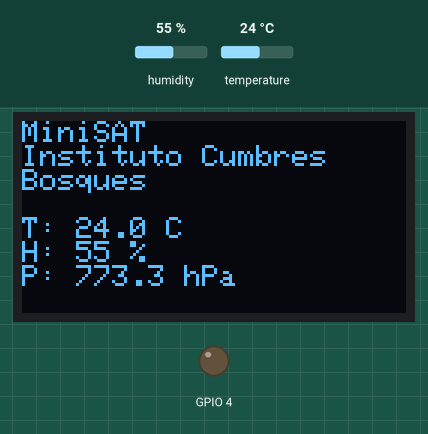
Recording of a sketch running on a simulated ESP32. Shown: 128×64 one-colour display, output pins drawn as LEDs (lit = HIGH). Inputs (shaded band) come from the test bench; at power-on: humidity 55 %, temperature 24 °C. The camera gives no picture; what the sketch prints to the serial monitor is not drawn.

Above: at 3.7 s.
3.8 s: humidity set to 22 %
At 4.5 s:
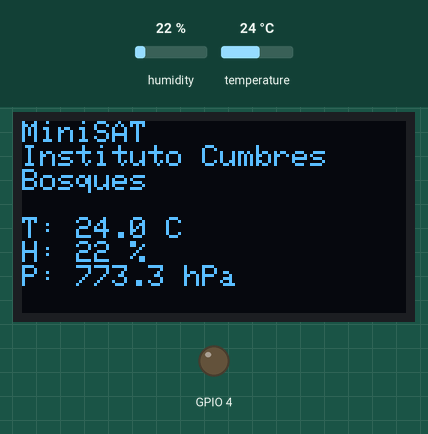
5.5 s: temperature set to 12 °C
At 6.7 s:
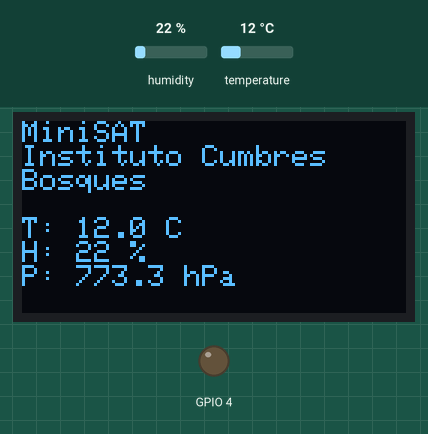
7.0 s: humidity set to 40 %
At 8.1 s:
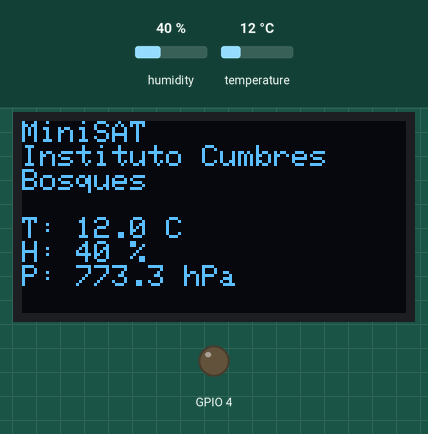
8.5 s: temperature set to 19 °C
Timing chart, 0 to 11.0 s (numbered marks = the images above; inputs shaded):
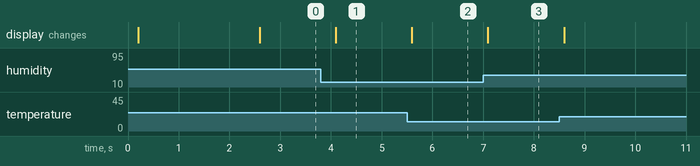

The sketch:

miniSAT.ino
```cpp
// ===== PASO 5: Proyecto completo con /stream seguro =====
#include <WiFi.h>
#include <WebServer.h>
#include <DHTesp.h>
#include <Wire.h>
#include <Adafruit_SSD1306.h>
#include "esp_camera.h"

const char* ssid = "MiniSat";
const char* pass = "12345678";
WebServer server(80);

// ------ DHT11 ------
#define DHTPIN 13
DHTesp dht;
float tempC = NAN, hum = NAN;
unsigned long lastRead = 0;

// ------ OLED ------
Adafruit_SSD1306 display(128, 64, &Wire);
const float PRESION_HPA = 773.3;

// ------ Camara ------
volatile bool camera_ok = false;

#define PWDN_GPIO_NUM     32
#define RESET_GPIO_NUM    -1
#define XCLK_GPIO_NUM      0
#define SIOD_GPIO_NUM     26
#define SIOC_GPIO_NUM     27
#define Y9_GPIO_NUM       35
#define Y8_GPIO_NUM       34
#define Y7_GPIO_NUM       39
#define Y6_GPIO_NUM       36
#define Y5_GPIO_NUM       21
#define Y4_GPIO_NUM       19
#define Y3_GPIO_NUM       18
#define Y2_GPIO_NUM        5
#define VSYNC_GPIO_NUM    25
#define HREF_GPIO_NUM     23
#define PCLK_GPIO_NUM     22

void updateOLED(float t, float h, float p) {
  display.clearDisplay();
  display.setTextSize(1);
  display.setTextColor(SSD1306_WHITE);
  display.setCursor(0,0);
  display.println("MiniSAT");
  display.println("Instituto Cumbres");
  display.println("Bosques");
  display.println("");
  display.print("T: "); display.print(t,1); display.println(" C");
  display.print("H: "); display.print(h,0); display.println(" %");
  display.print("P: "); display.print(p,1); display.println(" hPa");
  display.display();
}

void startCamera() {
  camera_config_t config = {};
  config.ledc_channel = LEDC_CHANNEL_0;
  config.ledc_timer   = LEDC_TIMER_0;

  config.pin_d0 = Y2_GPIO_NUM;   config.pin_d1 = Y3_GPIO_NUM;
  config.pin_d2 = Y4_GPIO_NUM;   config.pin_d3 = Y5_GPIO_NUM;
  config.pin_d4 = Y6_GPIO_NUM;   config.pin_d5 = Y7_GPIO_NUM;
  config.pin_d6 = Y8_GPIO_NUM;   config.pin_d7 = Y9_GPIO_NUM;

  config.pin_xclk  = XCLK_GPIO_NUM;
  config.pin_pclk  = PCLK_GPIO_NUM;
  config.pin_vsync = VSYNC_GPIO_NUM;
  config.pin_href  = HREF_GPIO_NUM;

  config.pin_sccb_sda = SIOD_GPIO_NUM;
  config.pin_sccb_scl = SIOC_GPIO_NUM;

  config.pin_pwdn  = PWDN_GPIO_NUM;
  config.pin_reset = RESET_GPIO_NUM;

  config.xclk_freq_hz = 20000000;
  config.pixel_format = PIXFORMAT_JPEG;

  config.frame_size   = FRAMESIZE_QQVGA; // 160x120
  config.jpeg_quality = 18;              // 16-20 (18 es conservador)
  config.fb_count     = psramFound() ? 2 : 1;
  config.grab_mode    = CAMERA_GRAB_LATEST;

  esp_err_t err = esp_camera_init(&config);
  if (err != ESP_OK) {
    Serial.printf("❌ Error camara: 0x%x\n", err);
    camera_ok = false;
  } else {
    Serial.println("✅ Camara iniciada");
    camera_ok = true;
  }
}

String html() {
  return String(F(
    "<!DOCTYPE html><html><head><meta name='viewport' content='width=device-width,initial-scale=1'>"
    "<title>MiniSat Dashboard</title>"
    "<style>body{background:#000;color:#0f8;font-family:monospace;text-align:center;margin:0;padding:12px}"
    "h1{color:#0fa;margin:10px 0 12px}.wrap{display:flex;flex-wrap:wrap;justify-content:center;gap:10px}"
    ".card{border:1px solid #0f8;padding:10px 12px;border-radius:12px;min-width:170px}"
    ".val{font-size:22px;color:#adf}.lbl{opacity:.85}"
    "img{border:2px solid #0f8;border-radius:12px;margin-top:12px;width:92vw;max-width:480px;height:auto}"
    ".note{opacity:.7;font-size:12px;margin-top:8px}</style></head><body>"
    "<h1>MiniSat Telemetria</h1>"
    "<div class='wrap'>"
    "<div class='card'><div class='lbl'>Temperatura</div><div class='val' id='temp'>--</div></div>"
    "<div class='card'><div class='lbl'>Humedad</div><div class='val' id='hum'>--</div></div>"
    "<div class='card'><div class='lbl'>Presion</div><div class='val' id='pres'>--</div></div>"
    "</div>"
    "<img src='/stream' id='cam'/>"
    "<div class='note'>Si el video se traba: sube frameDelayMs o sube jpeg_quality en el codigo.</div>"
    "<script>"
    "async function updateData(){try{const r=await fetch('/data',{cache:'no-store'});"
    "const d=await r.json();"
    "document.getElementById('temp').textContent=d.temp.toFixed(1)+' °C';"
    "document.getElementById('hum').textContent=d.hum.toFixed(0)+' %';"
    "document.getElementById('pres').textContent=d.pres.toFixed(1)+' hPa';}catch(e){}}"
    "setInterval(updateData,1000);updateData();</script>"
    "</body></html>"
  ));
}

void handleRoot() {
  server.sendHeader("Cache-Control", "no-store");
  server.send(200, "text/html", html());
}

void handleData() {
  float t = isnan(tempC) ? 0.0 : tempC;
  float h = isnan(hum)   ? 0.0 : hum;
  String json = "{";
  json += "\"temp\":" + String(t, 2) + ",";
  json += "\"hum\":"  + String(h, 2) + ",";
  json += "\"pres\":" + String(PRESION_HPA, 1);
  json += "}";
  server.sendHeader("Cache-Control", "no-store, no-cache, must-revalidate, max-age=0");
  server.send(200, "application/json", json);
}

void handleStream() {
  if (!camera_ok) {
    server.send(503, "text/plain", "Camera not ready");
    return;
  }

  WiFiClient client = server.client();
  client.print(
    "HTTP/1.1 200 OK\r\n"
    "Content-Type: multipart/x-mixed-replace; boundary=frame\r\n"
    "Cache-Control: no-store, no-cache, must-revalidate, max-age=0\r\n"
    "Pragma: no-cache\r\n"
    "Connection: close\r\n\r\n"
  );

  const int frameDelayMs = 100; // súbelo si notas inestabilidad (120-150)
  while (client.connected()) {
    camera_fb_t* fb = esp_camera_fb_get();
    if (!fb) { delay(20); yield(); continue; }

    client.printf("--frame\r\nContent-Type: image/jpeg\r\nContent-Length: %u\r\n\r\n", fb->len);
    client.write((const uint8_t*)fb->buf, fb->len);
    client.print("\r\n");

    esp_camera_fb_return(fb);
    delay(frameDelayMs);
    yield();
  }
}

void setup() {
  Serial.begin(115200);
  delay(200);

  // WiFi
  WiFi.persistent(false);
  WiFi.mode(WIFI_AP);
  WiFi.setSleep(true);
  WiFi.softAP(ssid, pass, 1, 0, 2);
  WiFi.setTxPower(WIFI_POWER_2dBm);

  Serial.print("AP: "); Serial.println(ssid);
  Serial.print("IP: "); Serial.println(WiFi.softAPIP());

  // Asegura LED flash apagado (evita picos)
  pinMode(4, OUTPUT);
  digitalWrite(4, LOW);

  // OLED
  Wire.begin(14, 15);
  Wire.setClock(100000);
  if (!display.begin(SSD1306_SWITCHCAPVCC, 0x3C)) {
    Serial.println("❌ OLED no encontrada");
    while(true);
  }
  display.clearDisplay();
  display.display();

  // DHT
  dht.setup(DHTPIN, DHTesp::DHT11);

  // Estabiliza AP antes de cámara
  delay(2000);

  // Cámara
  startCamera();

  // Rutas
  server.on("/", handleRoot);
  server.on("/data", handleData);
  server.on("/stream", HTTP_GET, handleStream);
  server.begin();

  Serial.println("🚀 Proyecto completo listo (con /stream)");
}

void loop() {
  server.handleClient();

  if (millis() - lastRead > 1500) {
    lastRead = millis();
    TempAndHumidity d = dht.getTempAndHumidity();
    if (!isnan(d.temperature) && d.temperature > -20 && d.temperature < 60) tempC = d.temperature;
    if (!isnan(d.humidity) && d.humidity >= 0 && d.humidity <= 100)        hum   = d.humidity;

    updateOLED(isnan(tempC)?0.0:tempC, isnan(hum)?0.0:hum, PRESION_HPA);
  }
}
```

Measured:
- after the input at 3.8 s, the display: changes after 0.29 s (image 1)
- after the input at 5.5 s, the display: changes after 0.09 s (image 2)
- after the input at 7.0 s, the display: changes after 0.10 s (image 3)
